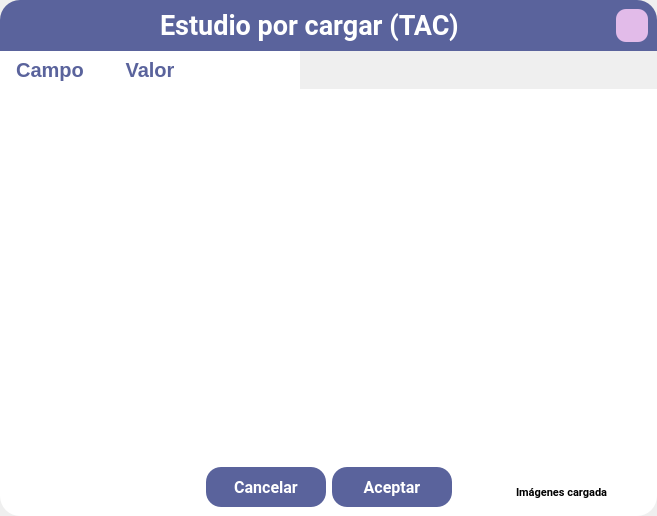
<?xml version="1.0" encoding="UTF-8"?>
<ui version="4.0">
 <class>Dialog</class>
 <widget class="QDialog" name="Dialog">
  <property name="geometry">
   <rect>
    <x>0</x>
    <y>0</y>
    <width>657</width>
    <height>516</height>
   </rect>
  </property>
  <property name="windowTitle">
   <string>Dialog</string>
  </property>
  <layout class="QVBoxLayout" name="verticalLayout">
   <property name="spacing">
    <number>0</number>
   </property>
   <property name="leftMargin">
    <number>0</number>
   </property>
   <property name="topMargin">
    <number>0</number>
   </property>
   <property name="rightMargin">
    <number>0</number>
   </property>
   <property name="bottomMargin">
    <number>0</number>
   </property>
   <item>
    <widget class="QWidget" name="widget" native="true">
     <property name="styleSheet">
      <string notr="true">background-color: rgb(90, 99, 156);
border-top-left-radius:20px;
border-top-right-radius:20px;</string>
     </property>
     <layout class="QHBoxLayout" name="horizontalLayout_5">
      <item>
       <spacer name="horizontalSpacer_4">
        <property name="orientation">
         <enum>Qt::Horizontal</enum>
        </property>
        <property name="sizeType">
         <enum>QSizePolicy::Expanding</enum>
        </property>
        <property name="sizeHint" stdset="0">
         <size>
          <width>40</width>
          <height>20</height>
         </size>
        </property>
       </spacer>
      </item>
      <item>
       <widget class="QLabel" name="label">
        <property name="font">
         <font>
          <family>Roboto</family>
          <pointsize>20</pointsize>
          <weight>75</weight>
          <bold>true</bold>
         </font>
        </property>
        <property name="styleSheet">
         <string notr="true">color:white;</string>
        </property>
        <property name="text">
         <string>Estudio por cargar (TAC)</string>
        </property>
       </widget>
      </item>
      <item>
       <spacer name="horizontalSpacer">
        <property name="orientation">
         <enum>Qt::Horizontal</enum>
        </property>
        <property name="sizeType">
         <enum>QSizePolicy::Expanding</enum>
        </property>
        <property name="sizeHint" stdset="0">
         <size>
          <width>40</width>
          <height>20</height>
         </size>
        </property>
       </spacer>
      </item>
      <item>
       <widget class="QPushButton" name="pushButton">
        <property name="maximumSize">
         <size>
          <width>80</width>
          <height>70</height>
         </size>
        </property>
        <property name="styleSheet">
         <string notr="true">border-radius:10px;
background-color:#E2BBE9;

</string>
        </property>
        <property name="text">
         <string/>
        </property>
        <property name="icon">
         <iconset>
          <normaloff>Assets/button_anonimizar.png</normaloff>Assets/button_anonimizar.png</iconset>
        </property>
        <property name="iconSize">
         <size>
          <width>45</width>
          <height>40</height>
         </size>
        </property>
       </widget>
      </item>
     </layout>
    </widget>
   </item>
   <item>
    <layout class="QVBoxLayout" name="verticalLayout_3">
     <property name="spacing">
      <number>0</number>
     </property>
     <item>
      <widget class="QTableWidget" name="cargarArchivo_table">
       <property name="styleSheet">
        <string notr="true">QTableWidget {
    font-family: 'Roboto', sans-serif;

    border-radius: 10px;
    gridline-color: #FFFFFF;
    border: none;
}

QHeaderView::section {
    background-color: #FFFFFF;
    color: #5A639C;
    font-weight: bold;
	font-size: 20px;
    padding: 5px;
    border: none;
    text-align: center;
}

QTableWidget::item {
    color: black;
    font-weight: regular;
    background-color: #D9D9D9;
	font-size: 16px;
    padding: 5px;
    text-align: center;
    border: none;
}

QTableWidget::item:selected {
    background-color: #B0B0B0;
}

/* Centrar verticalmente el contenido de las celdas */
QTableWidget::item {
    padding-top: 5px;
    padding-bottom: 5px;
}

/* Asegurar que el texto se centre horizontalmente */
QTableWidget {
    qproperty-textElideMode: ElideNone;
    qproperty-showGrid: false;
}

/* Estilo para el viewport del QTableWidget */
QTableWidget QTableCornerButton::section {
    background-color: #5A639C;
    border: none;
}
</string>
       </property>
       <column>
        <property name="text">
         <string>Campo</string>
        </property>
       </column>
       <column>
        <property name="text">
         <string>Valor</string>
        </property>
       </column>
       <column>
        <property name="text">
         <string/>
        </property>
       </column>
      </widget>
     </item>
     <item>
      <widget class="QWidget" name="widget_2" native="true">
       <property name="minimumSize">
        <size>
         <width>0</width>
         <height>50</height>
        </size>
       </property>
       <property name="styleSheet">
        <string notr="true">background-color: rgb(255, 255, 255);
border-bottom-left-radius:20px;
border-bottom-right-radius:20px;</string>
       </property>
       <layout class="QHBoxLayout" name="horizontalLayout">
        <item>
         <spacer name="horizontalSpacer_6">
          <property name="orientation">
           <enum>Qt::Horizontal</enum>
          </property>
          <property name="sizeHint" stdset="0">
           <size>
            <width>138</width>
            <height>20</height>
           </size>
          </property>
         </spacer>
        </item>
        <item>
         <spacer name="horizontalSpacer_5">
          <property name="orientation">
           <enum>Qt::Horizontal</enum>
          </property>
          <property name="sizeHint" stdset="0">
           <size>
            <width>40</width>
            <height>20</height>
           </size>
          </property>
         </spacer>
        </item>
        <item>
         <widget class="QPushButton" name="pushButton_3">
          <property name="minimumSize">
           <size>
            <width>120</width>
            <height>40</height>
           </size>
          </property>
          <property name="font">
           <font>
            <family>Roboto</family>
            <pointsize>12</pointsize>
            <weight>75</weight>
            <bold>true</bold>
           </font>
          </property>
          <property name="styleSheet">
           <string notr="true">background-color: rgb(90, 99, 156);
color:#ffffff;
border-radius:15px;</string>
          </property>
          <property name="text">
           <string>Cancelar</string>
          </property>
         </widget>
        </item>
        <item>
         <widget class="QPushButton" name="pushButton_2">
          <property name="minimumSize">
           <size>
            <width>120</width>
            <height>40</height>
           </size>
          </property>
          <property name="font">
           <font>
            <family>Roboto</family>
            <pointsize>12</pointsize>
            <weight>75</weight>
            <bold>true</bold>
           </font>
          </property>
          <property name="styleSheet">
           <string notr="true">background-color: rgb(90, 99, 156);
color:#ffffff;
border-radius:15px;</string>
          </property>
          <property name="text">
           <string>Aceptar</string>
          </property>
         </widget>
        </item>
        <item>
         <spacer name="horizontalSpacer_3">
          <property name="orientation">
           <enum>Qt::Horizontal</enum>
          </property>
          <property name="sizeHint" stdset="0">
           <size>
            <width>40</width>
            <height>20</height>
           </size>
          </property>
         </spacer>
        </item>
        <item>
         <layout class="QHBoxLayout" name="horizontalLayout_4">
          <property name="spacing">
           <number>50</number>
          </property>
          <property name="sizeConstraint">
           <enum>QLayout::SetDefaultConstraint</enum>
          </property>
          <property name="topMargin">
           <number>10</number>
          </property>
          <item>
           <widget class="QLabel" name="label_2">
            <property name="font">
             <font>
              <family>Roboto</family>
              <pointsize>8</pointsize>
              <weight>75</weight>
              <bold>true</bold>
             </font>
            </property>
            <property name="text">
             <string>Imágenes cargada</string>
            </property>
           </widget>
          </item>
          <item>
           <spacer name="horizontalSpacer_2">
            <property name="orientation">
             <enum>Qt::Horizontal</enum>
            </property>
            <property name="sizeType">
             <enum>QSizePolicy::Minimum</enum>
            </property>
            <property name="sizeHint" stdset="0">
             <size>
              <width>40</width>
              <height>20</height>
             </size>
            </property>
           </spacer>
          </item>
         </layout>
        </item>
       </layout>
      </widget>
     </item>
    </layout>
   </item>
  </layout>
 </widget>
 <resources/>
 <connections/>
</ui>
